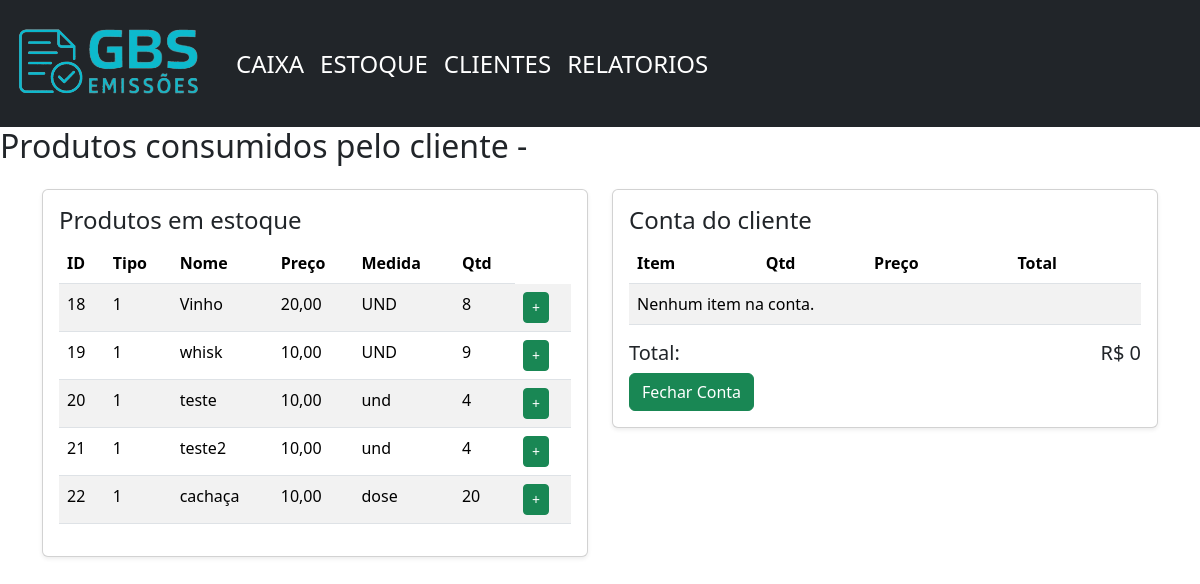
The page /caixa/13 on the database its author committed.
### home/models.py (models this page shows)
class produtos(models.Model):
    id = models.AutoField(primary_key=True, verbose_name='ID do Produto')
    tipo = models.IntegerField(verbose_name='Tipo do Produto')
    nome = models.CharField(max_length=100, verbose_name='Nome do Produto')
    preco = models.DecimalField(max_digits=10, decimal_places=2, verbose_name='Preco')
    medida = models.CharField(max_length=5, verbose_name='Unidade de Medida')
    quantidade = models.IntegerField(verbose_name='Quantidade em Estoque')
    created_prod = models.DateTimeField(auto_now_add=True, null=True)
    update_prod = models.DateTimeField(auto_now=True)

### home/views.py (the view)
# urls.py: path('caixa/<int:id>', views.caixa_cliente, name='caixa_cliente'),
def caixa_cliente(request, id):
    todos_produtos = produtos.objects.all()
    cliente = clientes.objects.get(id_cliente=id)
    itens_cesta = (
        Cesta.objects
        .filter(cliente=cliente)
        .annotate(subtotal=ExpressionWrapper(F('quantidade') * F('preco_unit'), output_field=DecimalField()))
    )
    total_cesta = itens_cesta.aggregate(total=Sum('subtotal'))['total'] or 0
    contexto = {
        'estoque': todos_produtos,
        'cesta': itens_cesta,
        'total_cesta': total_cesta,
        'cliente_id': id
    }
    return render(request, 'visual/caixa_cliente.html', contexto)

### home/templates/visual/caixa_cliente.html (shortened to what this page needs)
{% extends 'visual/base.html' %}
{% block conteudo %}
<h2 class="mb-4">Produtos consumidos pelo cliente - {{ clientes.nome_cliente }}</h2>
<div class="container mt-4">
    <div class="row">
        <div class="col-lg-6 mb-4">
            <div class="card shadow-sm">
                <div class="card-body">
                    <h4 class="card-title">Produtos em estoque</h4>
                    <table class="table table-striped">
                        <thead>
                            <tr>
                                <th>ID</th>
                                <th>Tipo</th>
                                <th>Nome</th>
                                <th>Preço</th>
                                <th>Medida</th>
                                <th>Qtd</th>
                            </tr>
                        </thead>
                        <tbody>
                            {% for produtos in estoque %}
                            <tr>
                                <td>{{ produtos.id }}</td>
                                <td>{{ produtos.tipo }}</td>
                                <td>{{ produtos.nome }}</td>
                                <td>{{ produtos.preco }}</td>
                                <td>{{ produtos.medida }}</td>
                                <td>{{ produtos.quantidade }}</td>
                                <td>
                                    <form method="POST" action="{% url 'adicionar_item' cliente_id produtos.id %}">
                                        <button type="submit" class="btn btn-success btn-sm">+</button>
                                    </form>
                                </td>
                            </tr>
                            {% endfor %}
                        </tbody>
                    </table>
                </div>
            </div>
        </div>
        <div class="col-lg-6 mb-4">
            <div class="card shadow-sm">
                <div class="card-body">
                    <h4 class="card-title">Conta do cliente</h4>
                    <table class="table table-striped">
                        <thead>
                            <tr>
                                <th>Item</th>
                                <th>Qtd</th>
                                <th>Preço</th>
                                <th>Total</th>
                            </tr>
                        </thead>
                        <tbody>
                            {% for item in cesta %}
                            <tr>
                                <td>{{ item.produto.nome }}</td>
                                <td>{{ item.quantidade }}</td>
                                <td>R$ {{ item.preco_unit }}</td>
                                <td>R$ {{ item.subtotal }}</td>
                                <td>
                                    <form method="POST" action="{% url 'remover_item' item.id %}">
                                        {% csrf_token %}
                                        <button type="submit" class="btn btn-danger btn-sm">Remover</button>
                                    </form>
                                </td>
                            </tr>
                            {% empty %}
                            <tr>
                                <td colspan="5">Nenhum item na conta.</td>
                            </tr>
                            {% endfor %}
                        </tbody>
                    </table>
                    <div class="d-flex justify-content-between mt-3">
                        <h5>Total:</h5>
                        <h5>R$ {{ total_cesta }}</h5>
                    </div>
                    <button type="button" class="btn btn-success" data-bs-toggle="modal"
                        data-bs-target="#staticBackdrop">
                        Fechar Conta
                    </button>
                </div>
            </div>
        </div>
    </div>
</div>
{% endblock %}

### rows shown on the page
produtos: id "18", tipo "1", nome "Vinho", preco "20,00", medida "UND", quantidade "8"
produtos: id "19", tipo "1", nome "whisk", preco "10,00", medida "UND", quantidade "9"
produtos: id "20", tipo "1", nome "teste", preco "10,00", medida "und", quantidade "4"
produtos: id "21", tipo "1", nome "teste2", preco "10,00", medida "und", quantidade "4"
produtos: id "22", tipo "1", nome "cachaça", preco "10,00", medida "dose", quantidade "20"

### other values the page prints
{{ total_cesta }} "0"
